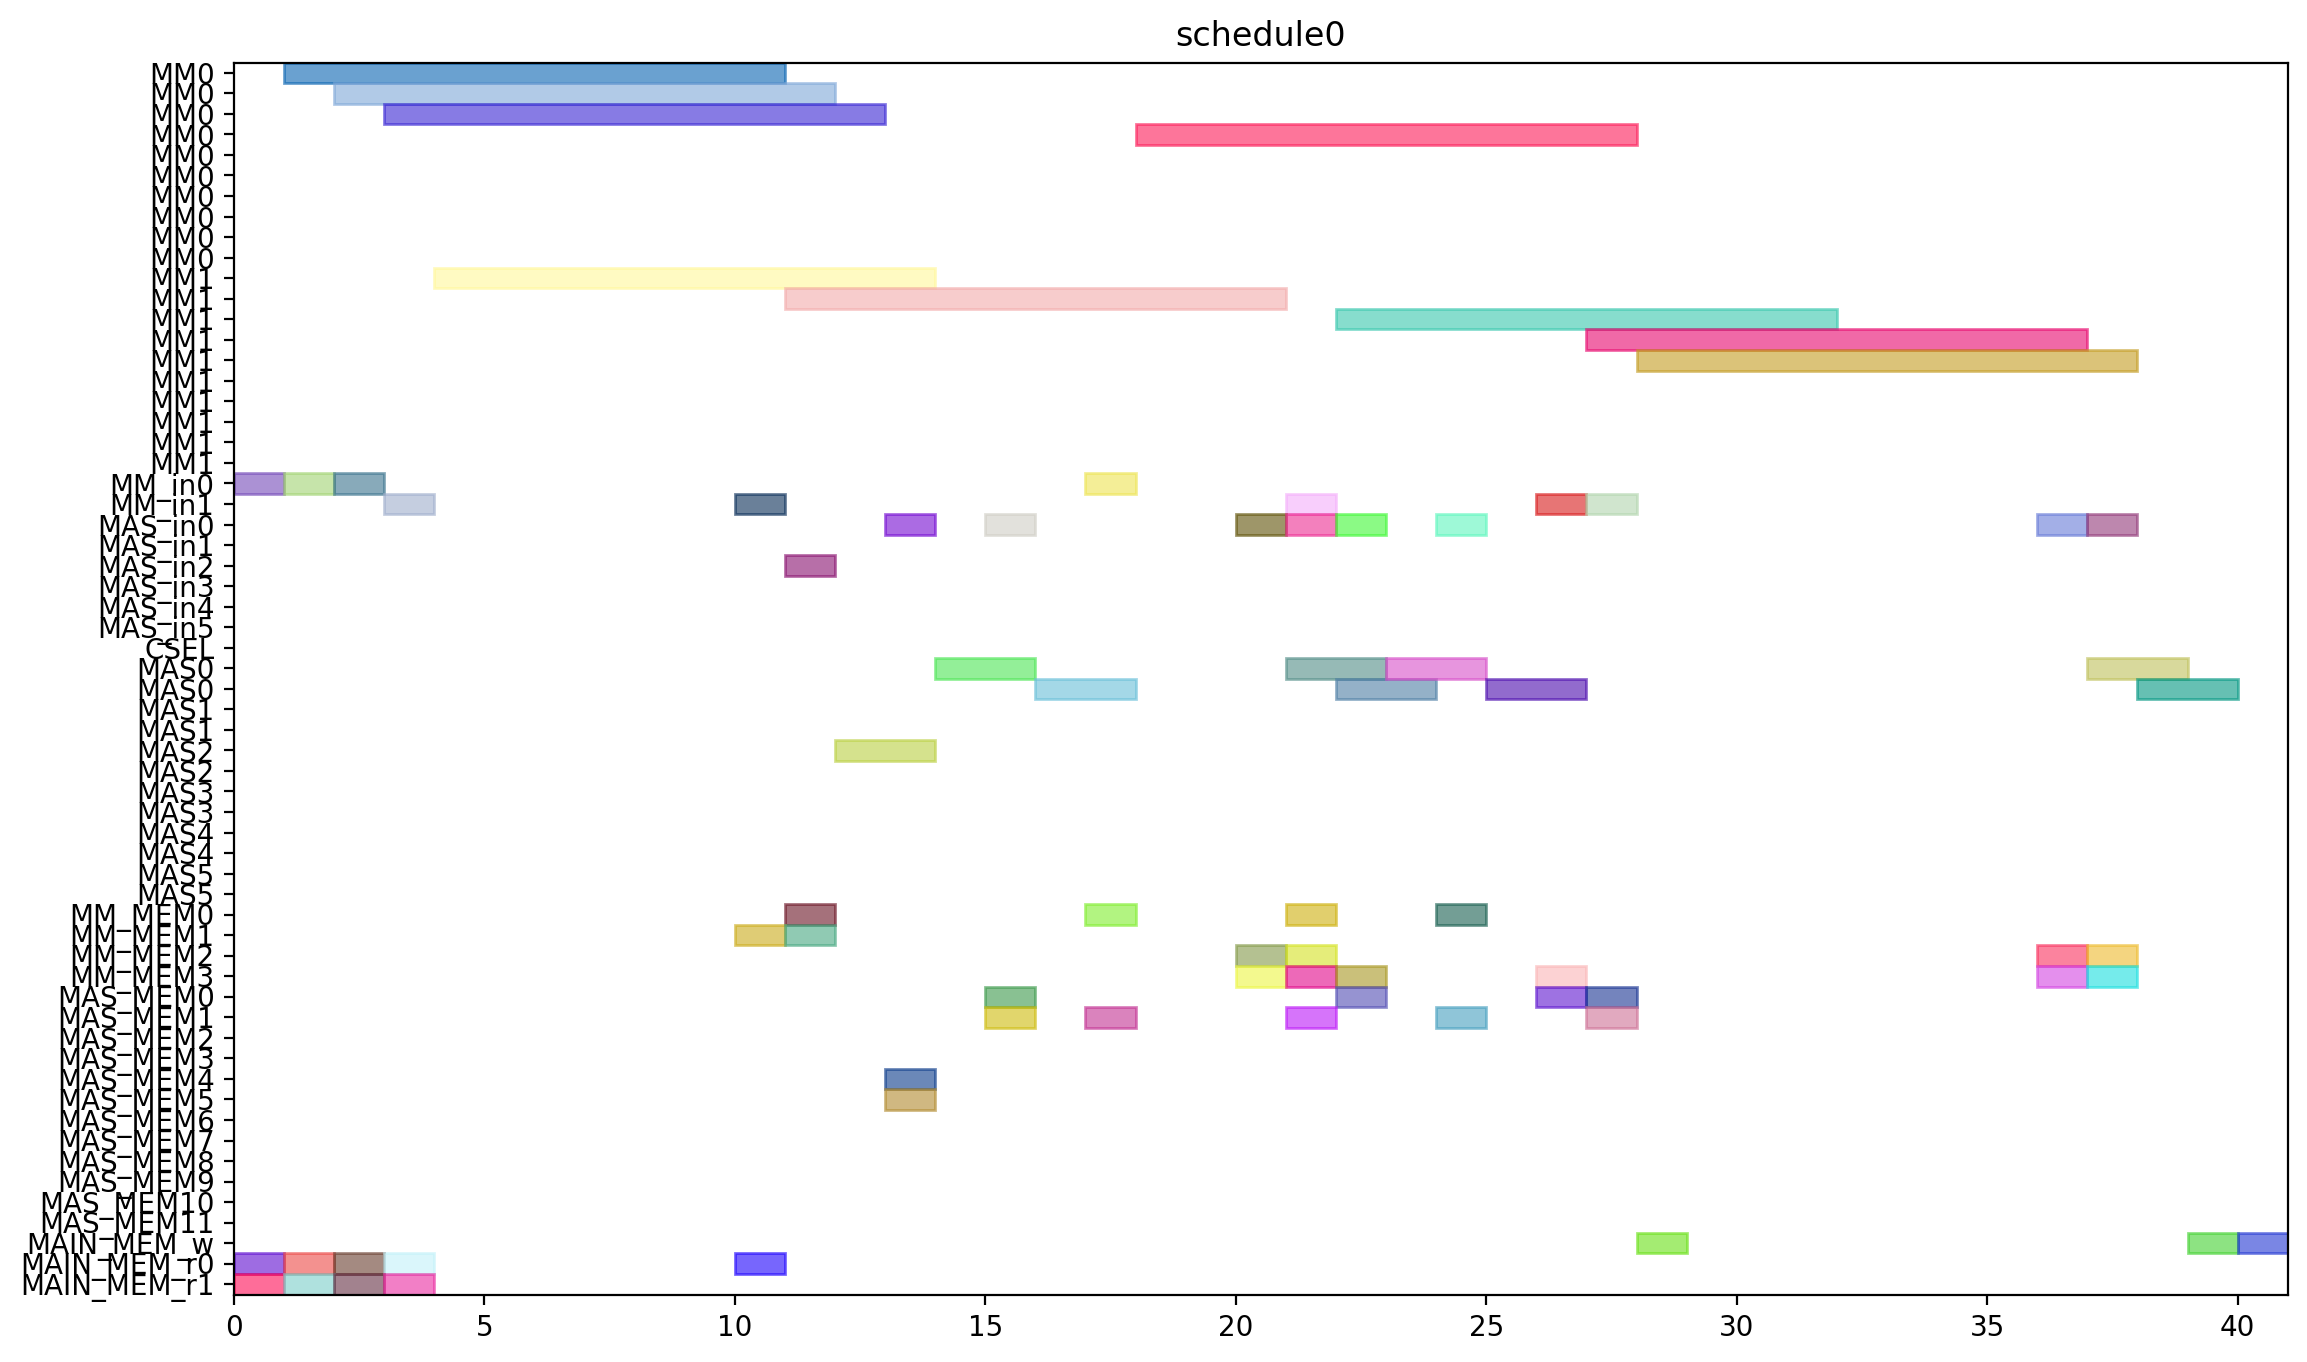

The script that drew this image:
from pyschedule import Scenario, solvers, plotters, alt


def solve():
	horizon = 120
	S = Scenario("schedule0", horizon=horizon)

	# resource
	MM = S.Resources('MM', num=2, size=10)
	MM_in = S.Resources('MM_in', num=2)
	MAS_in = S.Resources('MAS_in', num=6)
	CSEL = S.Resource('CSEL')
	MAS = S.Resources('MAS', num=6, size=2, periods=range(1, horizon))
	MM_MEM = S.Resources('MM_MEM', num=4)
	MAS_MEM = S.Resources('MAS_MEM', num=12)
	MAIN_MEM_w = S.Resource('MAIN_MEM_w', size=1)
	MAIN_MEM_r = S.Resources('MAIN_MEM_r', num=2)

	# result of previous scheduling

	# new tasks
	t0 = S.Task('t0', length=10, delay_cost=1)
	t0 += alt(MM)
	t0_in = S.Task('t0_in', length=1, delay_cost=1)
	t0_in += alt(MM_in)
	S += t0_in*MM_in[0]<=t0*MM[0]
	S += t0_in*MM_in[1]<=t0*MM[1]
	t0_mem0 = S.Task('t0_mem0', length=1, delay_cost=1)
	t0_mem0 += MAIN_MEM_r[0]
	S += t0_mem0 <= t0

	t0_mem1 = S.Task('t0_mem1', length=1, delay_cost=1)
	t0_mem1 += MAIN_MEM_r[1]
	S += t0_mem1 <= t0

	t3 = S.Task('t3', length=10, delay_cost=1)
	t3 += alt(MM)
	t3_in = S.Task('t3_in', length=1, delay_cost=1)
	t3_in += alt(MM_in)
	S += t3_in*MM_in[0]<=t3*MM[0]
	S += t3_in*MM_in[1]<=t3*MM[1]
	t3_mem0 = S.Task('t3_mem0', length=1, delay_cost=1)
	t3_mem0 += MAIN_MEM_r[0]
	S += t3_mem0 <= t3

	t3_mem1 = S.Task('t3_mem1', length=1, delay_cost=1)
	t3_mem1 += MAIN_MEM_r[1]
	S += t3_mem1 <= t3

	t1 = S.Task('t1', length=10, delay_cost=1)
	t1 += alt(MM)
	t1_in = S.Task('t1_in', length=1, delay_cost=1)
	t1_in += alt(MM_in)
	S += t1_in*MM_in[0]<=t1*MM[0]
	S += t1_in*MM_in[1]<=t1*MM[1]
	t1_mem0 = S.Task('t1_mem0', length=1, delay_cost=1)
	t1_mem0 += MAIN_MEM_r[0]
	S += t1_mem0 <= t1

	t1_mem1 = S.Task('t1_mem1', length=1, delay_cost=1)
	t1_mem1 += MAIN_MEM_r[1]
	S += t1_mem1 <= t1

	t2 = S.Task('t2', length=10, delay_cost=1)
	t2 += alt(MM)
	t2_in = S.Task('t2_in', length=1, delay_cost=1)
	t2_in += alt(MM_in)
	S += t2_in*MM_in[0]<=t2*MM[0]
	S += t2_in*MM_in[1]<=t2*MM[1]
	t2_mem0 = S.Task('t2_mem0', length=1, delay_cost=1)
	t2_mem0 += MAIN_MEM_r[0]
	S += t2_mem0 <= t2

	t2_mem1 = S.Task('t2_mem1', length=1, delay_cost=1)
	t2_mem1 += MAIN_MEM_r[1]
	S += t2_mem1 <= t2

	t4 = S.Task('t4', length=10, delay_cost=1)
	t4 += alt(MM)
	t4_in = S.Task('t4_in', length=1, delay_cost=1)
	t4_in += alt(MM_in)
	S += t4_in*MM_in[0]<=t4*MM[0]
	S += t4_in*MM_in[1]<=t4*MM[1]
	t4_mem0 = S.Task('t4_mem0', length=1, delay_cost=1)
	t4_mem0 += MAIN_MEM_r[0]
	S += t4_mem0 <= t4

	t4_mem1 = S.Task('t4_mem1', length=1, delay_cost=1)
	t4_mem1 += alt(MM_MEM)
	S += (t2*MM[0])-1 < t4_mem1*MM_MEM[1]
	S += (t2*MM[1])-1 < t4_mem1*MM_MEM[3]
	S += t4_mem1 <= t4

	t5 = S.Task('t5', length=2, delay_cost=1)
	t5 += alt(MAS)
	t5_in = S.Task('t5_in', length=1, delay_cost=1)
	t5_in += alt(MAS_in)
	S += t5_in*MAS_in[0]<=t5*MAS[0]

	S += t5_in*MAS_in[1]<=t5*MAS[1]

	S += t5_in*MAS_in[2]<=t5*MAS[2]

	S += t5_in*MAS_in[3]<=t5*MAS[3]

	S += t5_in*MAS_in[4]<=t5*MAS[4]

	S += t5_in*MAS_in[5]<=t5*MAS[5]

	t5_mem0 = S.Task('t5_mem0', length=1, delay_cost=1)
	t5_mem0 += alt(MM_MEM)
	S += (t0*MM[0])-1 < t5_mem0*MM_MEM[0]
	S += (t0*MM[1])-1 < t5_mem0*MM_MEM[2]
	S += t5_mem0 <= t5

	t5_mem1 = S.Task('t5_mem1', length=1, delay_cost=1)
	t5_mem1 += alt(MM_MEM)
	S += (t0*MM[0])-1 < t5_mem1*MM_MEM[1]
	S += (t0*MM[1])-1 < t5_mem1*MM_MEM[3]
	S += t5_mem1 <= t5

	t6 = S.Task('t6', length=2, delay_cost=1)
	t6 += alt(MAS)
	t6_in = S.Task('t6_in', length=1, delay_cost=1)
	t6_in += alt(MAS_in)
	S += t6_in*MAS_in[0]<=t6*MAS[0]

	S += t6_in*MAS_in[1]<=t6*MAS[1]

	S += t6_in*MAS_in[2]<=t6*MAS[2]

	S += t6_in*MAS_in[3]<=t6*MAS[3]

	S += t6_in*MAS_in[4]<=t6*MAS[4]

	S += t6_in*MAS_in[5]<=t6*MAS[5]

	t6_mem0 = S.Task('t6_mem0', length=1, delay_cost=1)
	t6_mem0 += alt(MAS_MEM)
	S += (t5*MAS[0])-1 < t6_mem0*MAS_MEM[0]
	S += (t5*MAS[1])-1 < t6_mem0*MAS_MEM[2]
	S += (t5*MAS[2])-1 < t6_mem0*MAS_MEM[4]
	S += (t5*MAS[3])-1 < t6_mem0*MAS_MEM[6]
	S += (t5*MAS[4])-1 < t6_mem0*MAS_MEM[8]
	S += (t5*MAS[5])-1 < t6_mem0*MAS_MEM[10]
	S += t6_mem0 <= t6

	t6_mem1 = S.Task('t6_mem1', length=1, delay_cost=1)
	t6_mem1 += alt(MAS_MEM)
	S += (t5*MAS[0])-1 < t6_mem1*MAS_MEM[1]
	S += (t5*MAS[1])-1 < t6_mem1*MAS_MEM[3]
	S += (t5*MAS[2])-1 < t6_mem1*MAS_MEM[5]
	S += (t5*MAS[3])-1 < t6_mem1*MAS_MEM[7]
	S += (t5*MAS[4])-1 < t6_mem1*MAS_MEM[9]
	S += (t5*MAS[5])-1 < t6_mem1*MAS_MEM[11]
	S += t6_mem1 <= t6

	t9 = S.Task('t9', length=2, delay_cost=1)
	t9 += alt(MAS)
	t9_in = S.Task('t9_in', length=1, delay_cost=1)
	t9_in += alt(MAS_in)
	S += t9_in*MAS_in[0]<=t9*MAS[0]

	S += t9_in*MAS_in[1]<=t9*MAS[1]

	S += t9_in*MAS_in[2]<=t9*MAS[2]

	S += t9_in*MAS_in[3]<=t9*MAS[3]

	S += t9_in*MAS_in[4]<=t9*MAS[4]

	S += t9_in*MAS_in[5]<=t9*MAS[5]

	t9_mem0 = S.Task('t9_mem0', length=1, delay_cost=1)
	t9_mem0 += alt(MM_MEM)
	S += (t0*MM[0])-1 < t9_mem0*MM_MEM[0]
	S += (t0*MM[1])-1 < t9_mem0*MM_MEM[2]
	S += t9_mem0 <= t9

	t9_mem1 = S.Task('t9_mem1', length=1, delay_cost=1)
	t9_mem1 += alt(MM_MEM)
	S += (t4*MM[0])-1 < t9_mem1*MM_MEM[1]
	S += (t4*MM[1])-1 < t9_mem1*MM_MEM[3]
	S += t9_mem1 <= t9

	t10 = S.Task('t10', length=2, delay_cost=1)
	t10 += alt(MAS)
	t10_in = S.Task('t10_in', length=1, delay_cost=1)
	t10_in += alt(MAS_in)
	S += t10_in*MAS_in[0]<=t10*MAS[0]

	S += t10_in*MAS_in[1]<=t10*MAS[1]

	S += t10_in*MAS_in[2]<=t10*MAS[2]

	S += t10_in*MAS_in[3]<=t10*MAS[3]

	S += t10_in*MAS_in[4]<=t10*MAS[4]

	S += t10_in*MAS_in[5]<=t10*MAS[5]

	t10_mem0 = S.Task('t10_mem0', length=1, delay_cost=1)
	t10_mem0 += alt(MM_MEM)
	S += (t4*MM[0])-1 < t10_mem0*MM_MEM[0]
	S += (t4*MM[1])-1 < t10_mem0*MM_MEM[2]
	S += t10_mem0 <= t10

	t10_mem1 = S.Task('t10_mem1', length=1, delay_cost=1)
	t10_mem1 += alt(MM_MEM)
	S += (t4*MM[0])-1 < t10_mem1*MM_MEM[1]
	S += (t4*MM[1])-1 < t10_mem1*MM_MEM[3]
	S += t10_mem1 <= t10

	t7 = S.Task('t7', length=2, delay_cost=1)
	t7 += alt(MAS)
	t7_in = S.Task('t7_in', length=1, delay_cost=1)
	t7_in += alt(MAS_in)
	S += t7_in*MAS_in[0]<=t7*MAS[0]

	S += t7_in*MAS_in[1]<=t7*MAS[1]

	S += t7_in*MAS_in[2]<=t7*MAS[2]

	S += t7_in*MAS_in[3]<=t7*MAS[3]

	S += t7_in*MAS_in[4]<=t7*MAS[4]

	S += t7_in*MAS_in[5]<=t7*MAS[5]

	t7_mem0 = S.Task('t7_mem0', length=1, delay_cost=1)
	t7_mem0 += alt(MAS_MEM)
	S += (t6*MAS[0])-1 < t7_mem0*MAS_MEM[0]
	S += (t6*MAS[1])-1 < t7_mem0*MAS_MEM[2]
	S += (t6*MAS[2])-1 < t7_mem0*MAS_MEM[4]
	S += (t6*MAS[3])-1 < t7_mem0*MAS_MEM[6]
	S += (t6*MAS[4])-1 < t7_mem0*MAS_MEM[8]
	S += (t6*MAS[5])-1 < t7_mem0*MAS_MEM[10]
	S += t7_mem0 <= t7

	t7_mem1 = S.Task('t7_mem1', length=1, delay_cost=1)
	t7_mem1 += alt(MAS_MEM)
	S += (t6*MAS[0])-1 < t7_mem1*MAS_MEM[1]
	S += (t6*MAS[1])-1 < t7_mem1*MAS_MEM[3]
	S += (t6*MAS[2])-1 < t7_mem1*MAS_MEM[5]
	S += (t6*MAS[3])-1 < t7_mem1*MAS_MEM[7]
	S += (t6*MAS[4])-1 < t7_mem1*MAS_MEM[9]
	S += (t6*MAS[5])-1 < t7_mem1*MAS_MEM[11]
	S += t7_mem1 <= t7

	t11 = S.Task('t11', length=2, delay_cost=1)
	t11 += alt(MAS)
	t11_in = S.Task('t11_in', length=1, delay_cost=1)
	t11_in += alt(MAS_in)
	S += t11_in*MAS_in[0]<=t11*MAS[0]

	S += t11_in*MAS_in[1]<=t11*MAS[1]

	S += t11_in*MAS_in[2]<=t11*MAS[2]

	S += t11_in*MAS_in[3]<=t11*MAS[3]

	S += t11_in*MAS_in[4]<=t11*MAS[4]

	S += t11_in*MAS_in[5]<=t11*MAS[5]

	t11_mem0 = S.Task('t11_mem0', length=1, delay_cost=1)
	t11_mem0 += alt(MAS_MEM)
	S += (t10*MAS[0])-1 < t11_mem0*MAS_MEM[0]
	S += (t10*MAS[1])-1 < t11_mem0*MAS_MEM[2]
	S += (t10*MAS[2])-1 < t11_mem0*MAS_MEM[4]
	S += (t10*MAS[3])-1 < t11_mem0*MAS_MEM[6]
	S += (t10*MAS[4])-1 < t11_mem0*MAS_MEM[8]
	S += (t10*MAS[5])-1 < t11_mem0*MAS_MEM[10]
	S += t11_mem0 <= t11

	t11_mem1 = S.Task('t11_mem1', length=1, delay_cost=1)
	t11_mem1 += alt(MM_MEM)
	S += (t4*MM[0])-1 < t11_mem1*MM_MEM[1]
	S += (t4*MM[1])-1 < t11_mem1*MM_MEM[3]
	S += t11_mem1 <= t11

	t8 = S.Task('t8', length=10, delay_cost=1)
	t8 += alt(MM)
	t8_in = S.Task('t8_in', length=1, delay_cost=1)
	t8_in += alt(MM_in)
	S += t8_in*MM_in[0]<=t8*MM[0]
	S += t8_in*MM_in[1]<=t8*MM[1]
	t8_mem0 = S.Task('t8_mem0', length=1, delay_cost=1)
	t8_mem0 += alt(MM_MEM)
	S += (t4*MM[0])-1 < t8_mem0*MM_MEM[0]
	S += (t4*MM[1])-1 < t8_mem0*MM_MEM[2]
	S += t8_mem0 <= t8

	t8_mem1 = S.Task('t8_mem1', length=1, delay_cost=1)
	t8_mem1 += alt(MAS_MEM)
	S += (t7*MAS[0])-1 < t8_mem1*MAS_MEM[1]
	S += (t7*MAS[1])-1 < t8_mem1*MAS_MEM[3]
	S += (t7*MAS[2])-1 < t8_mem1*MAS_MEM[5]
	S += (t7*MAS[3])-1 < t8_mem1*MAS_MEM[7]
	S += (t7*MAS[4])-1 < t8_mem1*MAS_MEM[9]
	S += (t7*MAS[5])-1 < t8_mem1*MAS_MEM[11]
	S += t8_mem1 <= t8

	new_PZ = S.Task('new_PZ', length=10, delay_cost=1)
	new_PZ += alt(MM)
	new_PZ_in = S.Task('new_PZ_in', length=1, delay_cost=1)
	new_PZ_in += alt(MM_in)
	S += new_PZ_in*MM_in[0]<=new_PZ*MM[0]
	S += new_PZ_in*MM_in[1]<=new_PZ*MM[1]
	S += 0<new_PZ

	new_PZ_w = S.Task('new_PZ_w', length=1, delay_cost=1)
	new_PZ_w += alt(MAIN_MEM_w)
	S += new_PZ <= new_PZ_w

	new_PZ_mem0 = S.Task('new_PZ_mem0', length=1, delay_cost=1)
	new_PZ_mem0 += alt(MM_MEM)
	S += (t1*MM[0])-1 < new_PZ_mem0*MM_MEM[0]
	S += (t1*MM[1])-1 < new_PZ_mem0*MM_MEM[2]
	S += new_PZ_mem0 <= new_PZ

	new_PZ_mem1 = S.Task('new_PZ_mem1', length=1, delay_cost=1)
	new_PZ_mem1 += alt(MAS_MEM)
	S += (t7*MAS[0])-1 < new_PZ_mem1*MAS_MEM[1]
	S += (t7*MAS[1])-1 < new_PZ_mem1*MAS_MEM[3]
	S += (t7*MAS[2])-1 < new_PZ_mem1*MAS_MEM[5]
	S += (t7*MAS[3])-1 < new_PZ_mem1*MAS_MEM[7]
	S += (t7*MAS[4])-1 < new_PZ_mem1*MAS_MEM[9]
	S += (t7*MAS[5])-1 < new_PZ_mem1*MAS_MEM[11]
	S += new_PZ_mem1 <= new_PZ

	t12 = S.Task('t12', length=2, delay_cost=1)
	t12 += alt(MAS)
	t12_in = S.Task('t12_in', length=1, delay_cost=1)
	t12_in += alt(MAS_in)
	S += t12_in*MAS_in[0]<=t12*MAS[0]

	S += t12_in*MAS_in[1]<=t12*MAS[1]

	S += t12_in*MAS_in[2]<=t12*MAS[2]

	S += t12_in*MAS_in[3]<=t12*MAS[3]

	S += t12_in*MAS_in[4]<=t12*MAS[4]

	S += t12_in*MAS_in[5]<=t12*MAS[5]

	t12_mem0 = S.Task('t12_mem0', length=1, delay_cost=1)
	t12_mem0 += alt(MM_MEM)
	S += (t0*MM[0])-1 < t12_mem0*MM_MEM[0]
	S += (t0*MM[1])-1 < t12_mem0*MM_MEM[2]
	S += t12_mem0 <= t12

	t12_mem1 = S.Task('t12_mem1', length=1, delay_cost=1)
	t12_mem1 += alt(MAS_MEM)
	S += (t11*MAS[0])-1 < t12_mem1*MAS_MEM[1]
	S += (t11*MAS[1])-1 < t12_mem1*MAS_MEM[3]
	S += (t11*MAS[2])-1 < t12_mem1*MAS_MEM[5]
	S += (t11*MAS[3])-1 < t12_mem1*MAS_MEM[7]
	S += (t11*MAS[4])-1 < t12_mem1*MAS_MEM[9]
	S += (t11*MAS[5])-1 < t12_mem1*MAS_MEM[11]
	S += t12_mem1 <= t12

	t13 = S.Task('t13', length=10, delay_cost=1)
	t13 += alt(MM)
	t13_in = S.Task('t13_in', length=1, delay_cost=1)
	t13_in += alt(MM_in)
	S += t13_in*MM_in[0]<=t13*MM[0]
	S += t13_in*MM_in[1]<=t13*MM[1]
	t13_mem0 = S.Task('t13_mem0', length=1, delay_cost=1)
	t13_mem0 += alt(MAS_MEM)
	S += (t12*MAS[0])-1 < t13_mem0*MAS_MEM[0]
	S += (t12*MAS[1])-1 < t13_mem0*MAS_MEM[2]
	S += (t12*MAS[2])-1 < t13_mem0*MAS_MEM[4]
	S += (t12*MAS[3])-1 < t13_mem0*MAS_MEM[6]
	S += (t12*MAS[4])-1 < t13_mem0*MAS_MEM[8]
	S += (t12*MAS[5])-1 < t13_mem0*MAS_MEM[10]
	S += t13_mem0 <= t13

	t13_mem1 = S.Task('t13_mem1', length=1, delay_cost=1)
	t13_mem1 += alt(MAS_MEM)
	S += (t9*MAS[0])-1 < t13_mem1*MAS_MEM[1]
	S += (t9*MAS[1])-1 < t13_mem1*MAS_MEM[3]
	S += (t9*MAS[2])-1 < t13_mem1*MAS_MEM[5]
	S += (t9*MAS[3])-1 < t13_mem1*MAS_MEM[7]
	S += (t9*MAS[4])-1 < t13_mem1*MAS_MEM[9]
	S += (t9*MAS[5])-1 < t13_mem1*MAS_MEM[11]
	S += t13_mem1 <= t13

	t14 = S.Task('t14', length=10, delay_cost=1)
	t14 += alt(MM)
	t14_in = S.Task('t14_in', length=1, delay_cost=1)
	t14_in += alt(MM_in)
	S += t14_in*MM_in[0]<=t14*MM[0]
	S += t14_in*MM_in[1]<=t14*MM[1]
	t14_mem0 = S.Task('t14_mem0', length=1, delay_cost=1)
	t14_mem0 += alt(MAS_MEM)
	S += (t12*MAS[0])-1 < t14_mem0*MAS_MEM[0]
	S += (t12*MAS[1])-1 < t14_mem0*MAS_MEM[2]
	S += (t12*MAS[2])-1 < t14_mem0*MAS_MEM[4]
	S += (t12*MAS[3])-1 < t14_mem0*MAS_MEM[6]
	S += (t12*MAS[4])-1 < t14_mem0*MAS_MEM[8]
	S += (t12*MAS[5])-1 < t14_mem0*MAS_MEM[10]
	S += t14_mem0 <= t14

	t14_mem1 = S.Task('t14_mem1', length=1, delay_cost=1)
	t14_mem1 += alt(MM_MEM)
	S += (t3*MM[0])-1 < t14_mem1*MM_MEM[1]
	S += (t3*MM[1])-1 < t14_mem1*MM_MEM[3]
	S += t14_mem1 <= t14

	new_PY = S.Task('new_PY', length=2, delay_cost=1)
	new_PY += alt(MAS)
	new_PY_in = S.Task('new_PY_in', length=1, delay_cost=1)
	new_PY_in += alt(MAS_in)
	S += new_PY_in*MAS_in[0]<=new_PY*MAS[0]

	S += new_PY_in*MAS_in[1]<=new_PY*MAS[1]

	S += new_PY_in*MAS_in[2]<=new_PY*MAS[2]

	S += new_PY_in*MAS_in[3]<=new_PY*MAS[3]

	S += new_PY_in*MAS_in[4]<=new_PY*MAS[4]

	S += new_PY_in*MAS_in[5]<=new_PY*MAS[5]

	S += 0<new_PY

	new_PY_w = S.Task('new_PY_w', length=1, delay_cost=1)
	new_PY_w += alt(MAIN_MEM_w)
	S += new_PY <= new_PY_w

	new_PY_mem0 = S.Task('new_PY_mem0', length=1, delay_cost=1)
	new_PY_mem0 += alt(MM_MEM)
	S += (t8*MM[0])-1 < new_PY_mem0*MM_MEM[0]
	S += (t8*MM[1])-1 < new_PY_mem0*MM_MEM[2]
	S += new_PY_mem0 <= new_PY

	new_PY_mem1 = S.Task('new_PY_mem1', length=1, delay_cost=1)
	new_PY_mem1 += alt(MM_MEM)
	S += (t13*MM[0])-1 < new_PY_mem1*MM_MEM[1]
	S += (t13*MM[1])-1 < new_PY_mem1*MM_MEM[3]
	S += new_PY_mem1 <= new_PY

	new_PX = S.Task('new_PX', length=2, delay_cost=1)
	new_PX += alt(MAS)
	new_PX_in = S.Task('new_PX_in', length=1, delay_cost=1)
	new_PX_in += alt(MAS_in)
	S += new_PX_in*MAS_in[0]<=new_PX*MAS[0]

	S += new_PX_in*MAS_in[1]<=new_PX*MAS[1]

	S += new_PX_in*MAS_in[2]<=new_PX*MAS[2]

	S += new_PX_in*MAS_in[3]<=new_PX*MAS[3]

	S += new_PX_in*MAS_in[4]<=new_PX*MAS[4]

	S += new_PX_in*MAS_in[5]<=new_PX*MAS[5]

	S += 0<new_PX

	new_PX_w = S.Task('new_PX_w', length=1, delay_cost=1)
	new_PX_w += alt(MAIN_MEM_w)
	S += new_PX <= new_PX_w

	new_PX_mem0 = S.Task('new_PX_mem0', length=1, delay_cost=1)
	new_PX_mem0 += alt(MM_MEM)
	S += (t14*MM[0])-1 < new_PX_mem0*MM_MEM[0]
	S += (t14*MM[1])-1 < new_PX_mem0*MM_MEM[2]
	S += new_PX_mem0 <= new_PX

	new_PX_mem1 = S.Task('new_PX_mem1', length=1, delay_cost=1)
	new_PX_mem1 += alt(MM_MEM)
	S += (t14*MM[0])-1 < new_PX_mem1*MM_MEM[1]
	S += (t14*MM[1])-1 < new_PX_mem1*MM_MEM[3]
	S += new_PX_mem1 <= new_PX

	solvers.mip.solve(S,msg=1,kind='CPLEX',ratio_gap=1.01)

	solution = [['hoge']*len(S.solution()[1]) for i in range(len(S.solution()))]
	for i in range(len(S.solution())):
		for j in range(len(S.solution()[i])):
			solution[i][j]=str(S.solution()[i][j])
	print(solution)

	cycles = int(solution[-1][3])

	pic_file_name = "/mnt/rose/usr1/fukuda/ABE/multiRAM_multiMAS_16mux/scheduling_result/stage10MM2_stage2MAS6/EP_DBL_A_0/schedule0.png"
	if(S.solution() != []):
		plotters.matplotlib.plot(S,img_filename=pic_file_name, show_task_labels=False, fig_size=(cycles*0.25+3, 8))

	return solution
